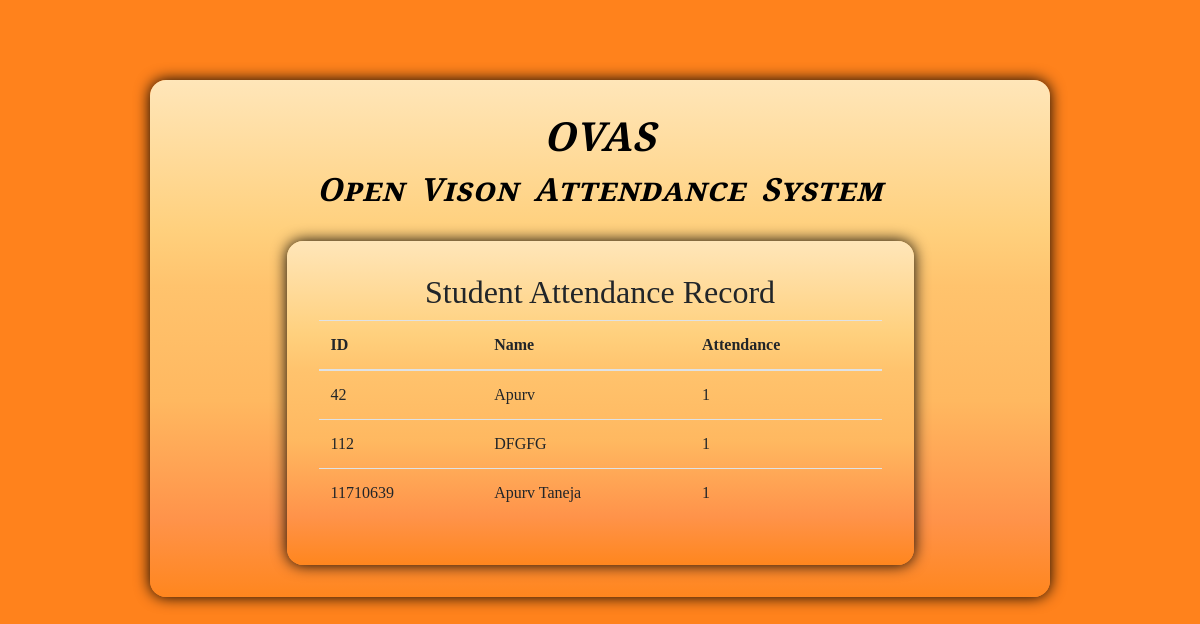
The app's page /marked, older data.
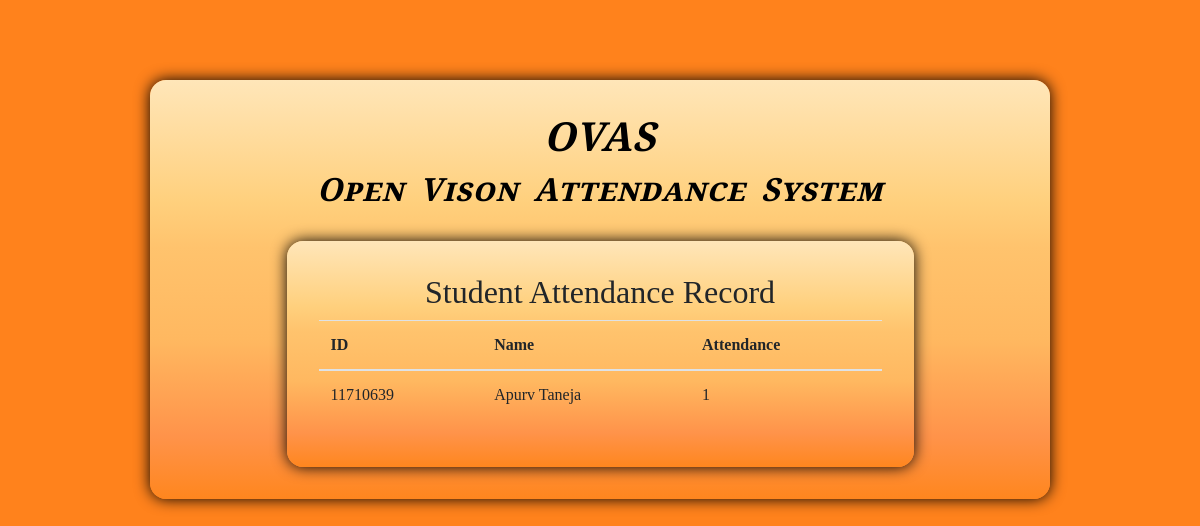
The same page, newer data.
### tables this page shows
CREATE TABLE "student_at" (
	"Id"	INTEGER UNIQUE,
	"Name"	TEXT,
	"Attendance"	INTEGER DEFAULT 0,
	PRIMARY KEY("Id")
);

### app.py (the view)
@app.route('/marked', methods=['POST', 'GET'])
def marked():
    conn = sqlite3.connect('StudentDetails.db')
    c = conn.cursor()
    sqlite_select_query = """SELECT * from student_at"""
    c.execute(sqlite_select_query)
    records = c.fetchall()
    conn.commit()
    conn.close()
    if request.method == 'POST':
        return redirect(url_for('marked'))
    return render_template('marked.html',records=records)

### templates/marked.html (shortened to what this page needs)
<!DOCTYPE html>
<html lang="en">
<head>
  <link rel="stylesheet" href="https://stackpath.bootstrapcdn.com/bootstrap/4.4.1/css/bootstrap.min.css">
  <link rel="stylesheet" href="https://maxcdn.bootstrapcdn.com/font-awesome/4.4.0/css/font-awesome.min.css">
  <link rel="stylesheet" href="{{ url_for('static', filename = 'css/style.css') }}">
</head>
<body>
  <center>
    <div class="dash">
      <div class="dashin card-signin">
        <a class="demoFont" href="{{ url_for('index') }}">
          <h1 class="text-center"><B>OVAS</B></h1>
          <h2 class="text-center"><b>Open Vison Attendance System</b></h2>
        </a>
        <div class='dashinn card-signin'>
            <h2>Student Attendance Record</h2>
            <table class="table">
                <thead>
                  <tr>
                    <th scope="col">ID</th>
                    <th scope="col">Name</th>
                    <th scope="col">Attendance</th>
                  </tr>
                </thead>
                <tbody>
                    {% for item in records %}
                    <tr>
                        <td>{{item[0]}}</td>
                        <td>{{item[1]}}</td>
                        <td>{{item[2]}}</td>
                    </tr>
                    {% endfor %}
                </tbody>
              </table>
        </div>
      </div>
    </div>
  </center>
</body>
</html>

### static/css/style.css (style rules this page uses)
:root { --input-padding-x: 1.5rem; --input-padding-y: .75rem; }
body { background: rgb(255, 130, 28); font-family: "Times New Roman", Times, serif; }
.dashin { width : 75%; height: 75%; margin: 5rem; border-radius: 15px; padding: 2rem; background: linear-gradient(180deg, rgba(255,230,185,1) 0%, rgba(255,208,125,1) 29%, rgba(255,195,109,1) 40%, rgba(255,184,96,1) 62%, rgba(255,147,74,1) 85%, rgba(255,134,30,1) 100%); }
.dashinn { border-radius: 15px; background-color: #fff0bc ; background: linear-gradient(180deg, rgba(255,230,185,1) 0%, rgba(255,208,125,1) 29%, rgba(255,195,109,1) 40%, rgba(255,184,96,1) 62%, rgba(255,147,74,1) 85%, rgba(255,134,30,1) 100%); padding: 2rem; width : 75%; margin-top:2rem; }
td { padding: 5rem 0rem 2rem 0rem; }
.card-signin { border: 0; border-radius: 1rem; box-shadow: 0px 0px 15px BLACK; }
a { color: whitesmoke ; text-decoration: none; }
.demoFont { font-family: 'Cinzel Decorative', cursive; font-size: 40px; letter-spacing: 1px; word-spacing: 6px; color: black; font-weight: 700; text-decoration: none; font-style: italic; font-variant: small-caps; text-transform: none; }

Row changes from the older to the newer data that the page shows:
removed student_at: Id "42", Name "Apurv", Attendance "1"
removed student_at: Id "112", Name "DFGFG", Attendance "1"
